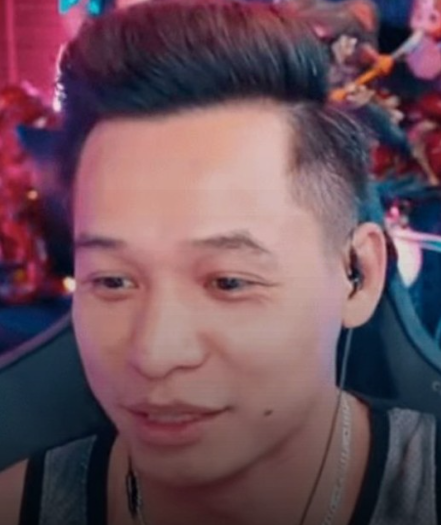
#> input picture images/anhdomixi.png, 441 x 525 px; its folder holds only this picture in this run
$ python atpmf.py
#> lines starting #> are read from the running program, lines starting #| are printed output that depends on the picture
#> further down, color_image is the input picture: shape (525, 441, 3); mean B, G, R 90.4, 79.5, 109.3
### utils.py
import numpy as np
import cv2

def add_salt_and_pepper_noise(image, noise_percentage):
    """
    Thêm nhiễu Salt & Pepper vào ảnh (tuân theo phân phối nhị thức).

    Tham số:
        image (numpy.ndarray): Ảnh đầu vào (grayscale hoặc màu, dtype uint8).
        noise_percentage (float): Xác suất mỗi pixel bị nhiễu (0.0 đến 1.0).

    Trả về:
        numpy.ndarray: Ảnh bị nhiễu.
    """
#> called with noise_percentage = 0.2
    noisy_image = np.copy(image)
    original_dtype = image.dtype

    if image.ndim == 2:  # Grayscale
        height, width = image.shape
        # Tạo mask nhiễu với xác suất p cho mỗi pixel
        rand = np.random.rand(height, width)
        salt_mask = rand < (noise_percentage / 2)
        pepper_mask = (rand >= (noise_percentage / 2)) & (rand < noise_percentage)

        noisy_image[salt_mask] = 255
        noisy_image[pepper_mask] = 0

    elif image.ndim == 3 and image.shape[2] == 3:  # Màu RGB
        height, width, _ = image.shape
#> height = 525; width = 441
        rand = np.random.rand(height, width)
        salt_mask = rand < (noise_percentage / 2)
        pepper_mask = (rand >= (noise_percentage / 2)) & (rand < noise_percentage)

        noisy_image[salt_mask] = [255, 255, 255]
        noisy_image[pepper_mask] = [0, 0, 0]

    else:
        raise ValueError("Chỉ hỗ trợ ảnh grayscale (2D) hoặc ảnh màu RGB (3D với 3 kênh).")

    return noisy_image.astype(original_dtype)


# [39 lines left out: function add_salt_and_pepper_noise_channel_wise, not called in this run]

def add_gaussian_noise(image, std_dev):
    """
    Thêm nhiễu Gaussian lên toàn bộ ảnh.

    Args:
        image (np.ndarray): Ảnh đầu vào (grayscale hoặc RGB).
        std_dev (float): Độ lệch chuẩn của nhiễu Gaussian.

    Returns:
        np.ndarray: Ảnh bị nhiễu Gaussian.
    """
#> called with std_dev = 25
    noisy_image = image.astype(np.float64)

    if image.ndim == 2:  # Grayscale
        noise = np.random.normal(0, std_dev, image.shape)
        noisy_image += noise

    elif image.ndim == 3 and image.shape[2] == 3:  # Color
        noise = np.random.normal(0, std_dev, image.shape)
        noisy_image += noise
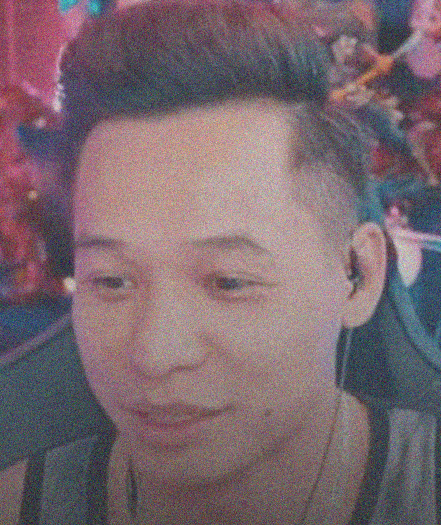
#> noisy_image: shape (525, 441, 3) float64; mean B, G, R 90.5, 79.5, 109.4; drawn with min black and max white

    else:
        raise ValueError("Ảnh đầu vào phải là grayscale (2D) hoặc RGB (3D với 3 kênh).")

    # Clip và trả về kiểu ban đầu
    if np.issubdtype(image.dtype, np.integer):
        noisy_image = np.clip(noisy_image, 0, 255)
        return noisy_image.astype(image.dtype)
    else:
        return np.clip(noisy_image, 0.0, 255.0)

def add_speckle_noise(image, variance):
    """
    Thêm nhiễu Speckle (nhân) lên toàn bộ ảnh.

    Args:
        image (np.ndarray): Ảnh đầu vào (grayscale hoặc RGB).
        variance (float): Phương sai của nhiễu Gaussian nhân.

    Returns:
        np.ndarray: Ảnh bị nhiễu Speckle.
    """
#> called with variance = 0.02
    noisy_image = image.astype(np.float64)
    std_dev = np.sqrt(variance)

    if image.ndim == 2:  # Grayscale
        noise = np.random.normal(0, std_dev, image.shape)
        noisy_image += noisy_image * noise

    elif image.ndim == 3 and image.shape[2] == 3:  # Color
        noise = np.random.normal(0, std_dev, image.shape)
        noisy_image += noisy_image * noise
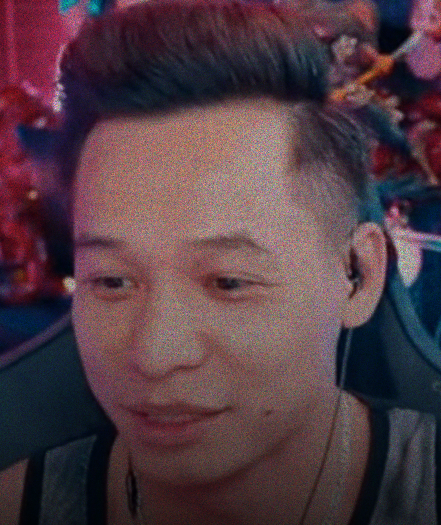
#> noisy_image: shape (525, 441, 3) float64; mean B, G, R 90.4, 79.5, 109.4; drawn with min black and max white

    else:
        raise ValueError("Ảnh đầu vào phải là grayscale (2D) hoặc RGB (3D với 3 kênh).")

    # Clip và trả về kiểu ban đầu
    if np.issubdtype(image.dtype, np.integer):
        noisy_image = np.clip(noisy_image, 0, 255)
        return noisy_image.astype(image.dtype)
    else:
        return np.clip(noisy_image, 0.0, 255.0)


# --- Các hàm tính lỗi ---
# [111 lines left out: functions calculate_mae, calculate_mse, convert_to_grayscale, not called in this run]

### atpmf.py
import numpy as np
from scipy.ndimage import median_filter
import cv2 # Sử dụng OpenCV để đọc/ghi ảnh (tùy chọn)
from utils import add_salt_and_pepper_noise
from utils import add_gaussian_noise
from utils import add_speckle_noise

def atpmf_grayscale(X, W1_size=3, W2_size=3, a=1.0, b=1.0):
    """
    Thực hiện bộ lọc trung vị hai lượt thích ứng cho ảnh thang độ xám.

    Tham số:
        X (numpy.ndarray): Ảnh thang độ xám đầu vào (dạng float, giá trị 0-255 hoặc 0-1).
        W1_size (int): Kích thước cửa sổ lọc trung vị lần 1 (ví dụ: 3 cho 3x3).
        W2_size (int): Kích thước cửa sổ lọc trung vị lần 2.
        a (float): Tham số điều khiển ngưỡng phát hiện cột 'sửa lỗi quá mức'.
        b (float): Tham số điều khiển số lượng pixel được khôi phục.

    Trả về:
        numpy.ndarray: Ảnh thang độ xám đã được lọc.
    """
    if X.ndim != 2:
        raise ValueError("Ảnh đầu vào phải là ảnh thang độ xám (2 chiều).")
    if W1_size % 2 == 0 or W2_size % 2 == 0:
        raise ValueError("Kích thước cửa sổ lọc phải là số lẻ.")

    # Đảm bảo ảnh ở dạng float để tính toán chính xác
    X_float = X.astype(np.float64)
    M, N = X_float.shape

    # --- Bước 1: Lọc trung vị lần 1 ---
    Y = median_filter(X_float, size=W1_size, mode='reflect')
    # Ma trận chỉ số lỗi 1 (1 nếu X khác Y, 0 nếu giống)
    E1 = (np.abs(X_float - Y) > 1e-6).astype(int) # So sánh float với sai số nhỏ

    # --- Bước 2: Bước Thích ứng ---
    Y_tilde = Y.copy() # Ảnh trung gian để khôi phục
    E2 = np.zeros_like(X_float, dtype=int) # Ma trận chỉ số lỗi 2

    # Tính toán thống kê nhiễu
    num_noisy_pixels_total = np.sum(E1)
    if M * N > 0:
         # Tỷ lệ nhiễu trung bình ước tính toàn ảnh (theo paper là chia N, nhưng hợp lý hơn là M*N)
         # Chúng ta sẽ dùng Lambda là tỷ lệ lỗi ước tính trên mỗi cột trung bình
        lambda_n = np.sum(E1, axis=0) / M if M > 0 else np.zeros(N) # Tỷ lệ nhiễu trên từng cột
        Lambda = np.mean(lambda_n) # Lấy trung bình tỷ lệ lỗi các cột
    else:
        Lambda = 0
        lambda_n = np.zeros(N)

    if N > 1:
      sigma_lambda = np.std(lambda_n)
    else:
      sigma_lambda = 0 # Tránh lỗi nếu chỉ có 1 cột

    # Ngưỡng phát hiện cột "sửa lỗi quá mức"
    eta = a * sigma_lambda
    epsilon = 1e-9 # Ngưỡng nhỏ để kiểm tra sigma_lambda

    # Xử lý từng cột
    for n in range(N):
        # Kiểm định giả thuyết (một phía)
        # Chỉ thực hiện nếu sigma_lambda đáng kể và tỷ lệ cột vượt ngưỡng Lambda + eta
        if sigma_lambda > epsilon and (lambda_n[n] - Lambda) > eta:
            # Cột này bị nghi ngờ "sửa lỗi quá mức"
            e_col = X_float[:, n] - Y[:, n] # Sai khác giữa gốc và kết quả lọc 1

            # Xác định số pixel cần khôi phục (K)
            # Dựa theo công thức Fig 4, nhưng nhân với M để ra số pixel
            # Đảm bảo K không âm
            K = int(round(max(0.0, (lambda_n[n] - Lambda + b * sigma_lambda)) * M))
            # K = int(round(max(0.0, (lambda_n[n] - (Lambda + eta) + b * sigma_lambda)) * M)) # Cách diễn giải khác

            if K > 0:
                # Tìm chỉ số của các pixel đã bị thay đổi trong cột này (E1=1)
                changed_indices = np.where(E1[:, n] == 1)[0]

                if len(changed_indices) > 0:
                    # Tính sai số tuyệt đối tại các vị trí bị thay đổi
                    abs_errors_at_changed = np.abs(e_col[changed_indices])

                    # Số lượng pixel tối đa có thể khôi phục là số pixel đã thay đổi
                    num_to_restore = min(K, len(changed_indices))

                    if num_to_restore > 0:
                        # Tìm chỉ số (trong mảng changed_indices) của K lỗi nhỏ nhất
                        # argsort trả về chỉ số để sắp xếp mảng theo thứ tự tăng dần
                        sorted_local_indices = np.argsort(abs_errors_at_changed)
                        indices_to_restore_local = sorted_local_indices[:num_to_restore]

                        # Chuyển về chỉ số gốc trong cột (indices trong mảng 0 đến M-1)
                        indices_to_restore_global = changed_indices[indices_to_restore_local]

                        # Khôi phục giá trị gốc và đánh dấu E2
                        Y_tilde[indices_to_restore_global, n] = X_float[indices_to_restore_global, n]
                        E2[indices_to_restore_global, n] = 1

    # --- Bước 3: Lọc trung vị lần 2 (có điều kiện) ---
    # Chỉ lọc những pixel không được đánh dấu trong E2 (nghĩa là không được khôi phục)
    # Cách 1: Lọc toàn bộ rồi kết hợp (như trong mô tả trước)
    Z_pass2 = median_filter(Y_tilde, size=W2_size, mode='reflect')
    Z = np.where(E2 == 1, Y_tilde, Z_pass2) # Giữ nguyên pixel đã khôi phục (E2=1), còn lại lấy kết quả lọc 2

    # # Cách 2: Tạo mask và chỉ lọc các pixel không bị mask (phức tạp hơn với median_filter của scipy)
    # # Cần triển khai median filter tùy chỉnh nếu muốn làm theo cách này hiệu quả.

    # Chuyển về kiểu dữ liệu gốc nếu cần (ví dụ uint8)
    if X.dtype == np.uint8:
        Z = np.clip(Z, 0, 255).astype(np.uint8)
    else:
        # Giữ nguyên float nếu đầu vào là float
        pass # Hoặc clip về [0, 1] nếu đầu vào là float 0-1

    return Z

# --- Hàm xử lý ảnh màu bằng cách áp dụng lên từng kênh ---
def atpmf_color_per_channel(X_color, W1_size=3, W2_size=3, a=1.0, b=1.0):
    """
    Áp dụng bộ lọc ATPMF lên từng kênh màu của ảnh một cách độc lập.

    Tham số:
        X_color (numpy.ndarray): Ảnh màu đầu vào (ví dụ: định dạng BGR của OpenCV hoặc RGB).
                                   Giả định là 3 kênh màu.
        W1_size (int): Kích thước cửa sổ lọc trung vị lần 1.
        W2_size (int): Kích thước cửa sổ lọc trung vị lần 2.
        a (float): Tham số 'a' cho bước thích ứng.
        b (float): Tham số 'b' cho bước thích ứng.

    Trả về:
        numpy.ndarray: Ảnh màu đã được lọc.
    """
#> called with W1_size = 3, W2_size = 3, a = 1, b = 1
    if X_color.ndim != 3 or X_color.shape[2] != 3:
        raise ValueError("Ảnh đầu vào phải là ảnh màu 3 kênh.")

    # Lưu kiểu dữ liệu gốc
    original_dtype = X_color.dtype
    # Chuyển sang float để tính toán
    X_color_float = X_color.astype(np.float64)

    # Tách các kênh màu
    channels = cv2.split(X_color_float) # Hoặc channels = [X_color_float[:,:,i] for i in range(3)]

    processed_channels = []
    for channel in channels:
        # Áp dụng bộ lọc ATPMF cho từng kênh
        processed_channel = atpmf_grayscale(channel, W1_size, W2_size, a, b)
        processed_channels.append(processed_channel)
#> this loop made 3 passes
#> (num_noisy_pixels_total in atpmf_grayscale, Lambda in atpmf_grayscale, sigma_lambda in atpmf_grayscale, eta in atpmf_grayscale) on passes 1 to 3: (121329, 0.524, 0.0498, 0.0498), (119308, 0.515, 0.0491, 0.0491), (120211, 0.519, 0.0474, 0.0474)
#> pass 1, in atpmf_grayscale, `X_float = X.astype(np.float64)`:
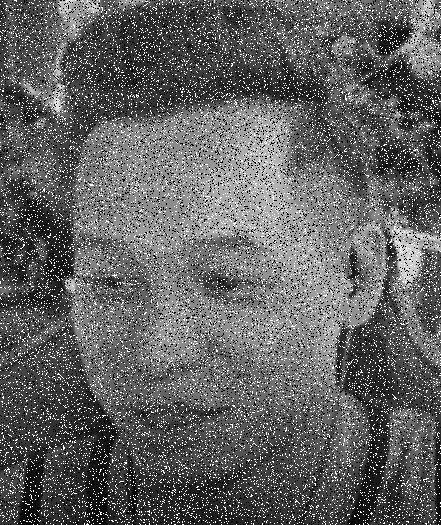
#> X_float: shape (525, 441) float64; min 0, max 255, mean 98
#> pass 1, in atpmf_grayscale, `E1 = (np.abs(X_float - Y) > 1e-6).astype(int)`:
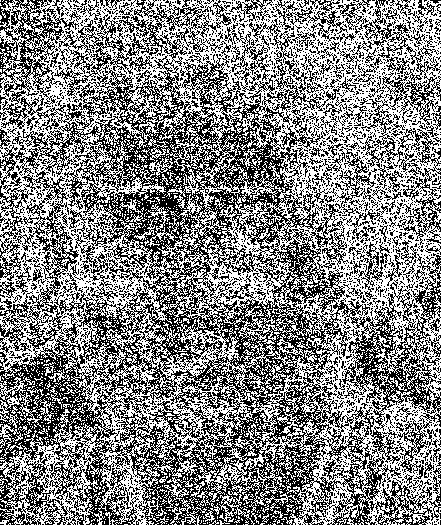
#> E1: shape (525, 441) int64; values 0 (black) and 1 (white), 52.4% white; black in thin lines or dots
#> after the loop, processed_channels = 3 items

    # Ghép các kênh đã xử lý lại
    Z_color = cv2.merge(processed_channels)

    # Chuyển về kiểu dữ liệu gốc
    if original_dtype == np.uint8:
         # Clip giá trị về khoảng 0-255 trước khi chuyển kiểu uint8
        Z_color = np.clip(Z_color, 0, 255).astype(np.uint8)
    # else: giữ nguyên float nếu đầu vào là float (ví dụ 0-1)
    #     Z_color = np.clip(Z_color, 0, 1.0) # Nếu đầu vào là float 0-1

    return Z_color


# [29 lines of commented-out code are left out]
if __name__ == "__main__":
    # --- Ví dụ cho ảnh thang độ xám ---
    try:
        # Đọc ảnh thang độ xám (thay 'grayscale_image.png' bằng đường dẫn thực tế)
        image_origin = cv2.imread('images/anhdomixi***.png')
        gray_image = cv2.cvtColor(image_origin, cv2.COLOR_BGR2GRAY)
        if gray_image is None:
            print("Không thể đọc ảnh thang độ xám.")
        else:
            print("Đã đọc ảnh thang độ xám.")

            # Hiển thị ảnh gốc
            cv2.imshow('original.png', gray_image)

            # Thêm nhiễu xung (ví dụ: salt & pepper) để kiểm tra
            noise_ratio = 0.4 # 20% nhiễu
            noisy_gray_image = gray_image.copy().astype(np.float64)
            num_noise = int(noise_ratio * gray_image.size)

            # Thêm nhiễu salt (trắng)
            salt_coords = [np.random.randint(0, i - 1, num_noise // 2) for i in gray_image.shape]
            noisy_gray_image[salt_coords[0], salt_coords[1]] = 255

            # Thêm nhiễu pepper (đen)
            pepper_coords = [np.random.randint(0, i - 1, num_noise // 2) for i in gray_image.shape]
            noisy_gray_image[pepper_coords[0], pepper_coords[1]] = 0

            noisy_gray_image = noisy_gray_image.astype(gray_image.dtype)
            cv2.imshow('pepper_gray_image.png', noisy_gray_image)
            print("Đã tạo ảnh thang độ xám bị nhiễu: noisy_gray_image.png")


            # thêm nhiễu Gaussian
            gaussian_noisy_gray_image = add_gaussian_noise(gray_image, std_dev=25)
            cv2.imshow('gaussian_gray_image.png', gaussian_noisy_gray_image)

            filtered_gaussian_gray_image = atpmf_grayscale(gaussian_noisy_gray_image, W1_size=3, W2_size=3, a=1.0, b=1.0)
            cv2.imshow('filtered_gaussian_gray_image.png', filtered_gaussian_gray_image)


            # Thêm nhiễu speckle
            speckle_noisy_gray_image = add_speckle_noise(gray_image, variance=0.02)
            cv2.imshow('speckle_noisy_gray_image.png', speckle_noisy_gray_image)
            print("Đã tạo ảnh thang độ xám bị nhiễu speckle: speckle_noisy_gray_image.png")

            filtered_speckle_gray_image = atpmf_grayscale(speckle_noisy_gray_image, W1_size=3, W2_size=3, a=1.0, b=1.0)
            cv2.imshow('filtered_speckle_gray_image.png', filtered_speckle_gray_image)
            print("Đã lọc ảnh thang độ xám bị nhiễu speckle: filtered_speckle_gray_image.png")


            # Áp dụng bộ lọc ATPMF
            filtered_gray_image = atpmf_grayscale(noisy_gray_image, W1_size=3, W2_size=3, a=1.0, b=1.0)
            cv2.imshow('filtered_atpmf_gray.png', filtered_gray_image)
            print("Đã lọc ảnh thang độ xám bằng ATPMF: filtered_atpmf_gray.png")

            # So sánh với Median Filter thông thường
            filtered_median_gray = cv2.medianBlur(noisy_gray_image, 3)
            cv2.imshow('filtered_median_gray.png', filtered_median_gray)
            print("Đã lọc ảnh thang độ xám bằng Median thông thường: filtered_median_gray.png")

            cv2.waitKey(0)
            cv2.destroyAllWindows()

    except FileNotFoundError:
        print("Lỗi: Không tìm thấy tệp ảnh thang độ xám mẫu.")
    except Exception as e:
        print(f"Lỗi khi xử lý ảnh thang độ xám: {e}")


    # --- Ví dụ cho ảnh màu ---
    try:
        # Đọc ảnh màu (thay 'color_image.png' bằng đường dẫn thực tế)
        color_image = cv2.imread('images/anhdomixi.png', cv2.IMREAD_COLOR)
        if color_image is None:
            print("Không thể đọc ảnh màu.")
        else:
            print("Đã đọc ảnh màu.")

            # Hiển thị ảnh gốc
            cv2.imshow('original_color_image.png', color_image)

            # --- Thêm nhiễu Salt & Pepper ---
            noise_ratio_sp = 0.2 # Tỷ lệ nhiễu S&P
            noisy_color_image_sp = add_salt_and_pepper_noise(color_image.copy(), noise_ratio_sp)

            cv2.imshow('sp_noisy_color_image.png', noisy_color_image_sp)
            print("Đã tạo ảnh màu bị nhiễu Salt & Pepper: sp_noisy_color_image.png")

            # --- Thêm nhiễu Gaussian ---
            gaussian_noisy_color_image = add_gaussian_noise(color_image, std_dev=25)
            cv2.imshow('gaussian_noisy_color_image.png', gaussian_noisy_color_image)
            print("Đã tạo ảnh màu bị nhiễu Gaussian: gaussian_noisy_color_image.png")

            # --- Thêm nhiễu Speckle ---
            speckle_noisy_color_image = add_speckle_noise(color_image, variance=0.02)
            cv2.imshow('speckle_noisy_color_image.png', speckle_noisy_color_image)
            print("Đã tạo ảnh màu bị nhiễu Speckle: speckle_noisy_color_image.png")


            # --- Áp dụng bộ lọc ATPMF trên từng loại nhiễu ---
            # Lọc nhiễu S&P
            filtered_sp_color_image = atpmf_color_per_channel(noisy_color_image_sp, W1_size=3, W2_size=3, a=1.0, b=1.0)
            cv2.imshow('filtered_atpmf_sp_color.png', filtered_sp_color_image)
            print("Đã lọc ảnh màu nhiễu S&P bằng ATPMF: filtered_atpmf_sp_color.png")

            # Lọc nhiễu Gaussian
            filtered_gaussian_color_image = atpmf_color_per_channel(gaussian_noisy_color_image, W1_size=3, W2_size=3, a=1.0, b=1.0)
#> the loop in atpmf_color_per_channel (call 2), `for channel in channels:` made 3 passes
#> (num_noisy_pixels_total in atpmf_grayscale, Lambda in atpmf_grayscale, sigma_lambda in atpmf_grayscale, eta in atpmf_grayscale) on passes 1 to 3: (201422, 0.87, 0.0162, 0.0162), (201143, 0.869, 0.0185, 0.0185), (198775, 0.859, 0.0267, 0.0267)
#> pass 1, in atpmf_grayscale (call 4), `X_float = X.astype(np.float64)`:
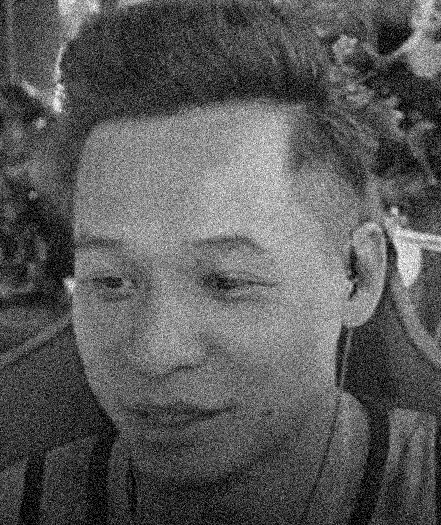
#> X_float: shape (525, 441) float64; min 0, max 255, mean 90.2
#> pass 1, in atpmf_grayscale (call 4), `E1 = (np.abs(X_float - Y) > 1e-6).astype(int)`:
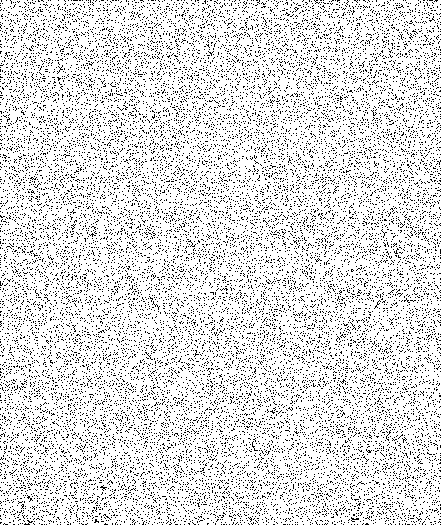
#> E1: shape (525, 441) int64; values 0 (black) and 1 (white), 87% white; black in thin lines or dots
            cv2.imshow('filtered_atpmf_gaussian_color.png', filtered_gaussian_color_image)
            print("Đã lọc ảnh màu nhiễu Gaussian bằng ATPMF: filtered_atpmf_gaussian_color.png")

            # Lọc nhiễu Speckle
            filtered_speckle_color_image = atpmf_color_per_channel(speckle_noisy_color_image, W1_size=3, W2_size=3, a=1.0, b=1.0)
#> the loop in atpmf_color_per_channel (call 3), `for channel in channels:` made 3 passes
#> (num_noisy_pixels_total in atpmf_grayscale, Lambda in atpmf_grayscale, sigma_lambda in atpmf_grayscale, eta in atpmf_grayscale) on passes 1 to 3: (194932, 0.842, 0.023, 0.023), (189724, 0.819, 0.0355, 0.0355), (187969, 0.812, 0.057, 0.057)
#> pass 1, in atpmf_grayscale (call 7), `E1 = (np.abs(X_float - Y) > 1e-6).astype(int)`:
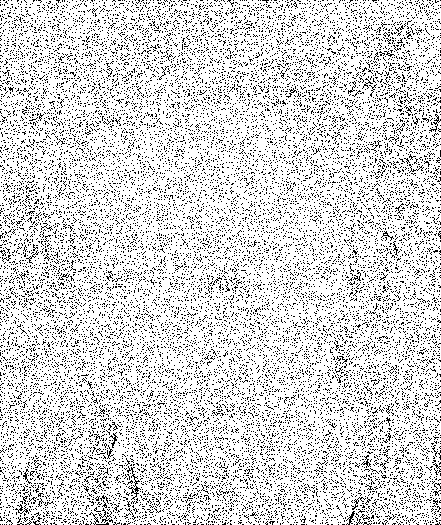
#> E1: shape (525, 441) int64; values 0 (black) and 1 (white), 84.2% white; black in thin lines or dots
            cv2.imshow('filtered_atpmf_speckle_color.png', filtered_speckle_color_image)
            print("Đã lọc ảnh màu nhiễu Speckle bằng ATPMF: filtered_atpmf_speckle_color.png")


            # --- So sánh với Median Filter thông thường (ví dụ trên nhiễu S&P) ---
            filtered_median_color_sp = cv2.medianBlur(noisy_color_image_sp, 3)
            cv2.imshow('filtered_median_color_sp.png', filtered_median_color_sp)
            print("Đã lọc ảnh màu nhiễu S&P bằng Median thông thường: filtered_median_color_sp.png")

            # [5 lines of commented-out code are left out]


            cv2.waitKey(0)
            cv2.destroyAllWindows()

    except FileNotFoundError:
         print("Lỗi: Không tìm thấy tệp ảnh màu mẫu.")
    except Exception as e:
        print(f"Lỗi khi xử lý ảnh màu: {e}")
